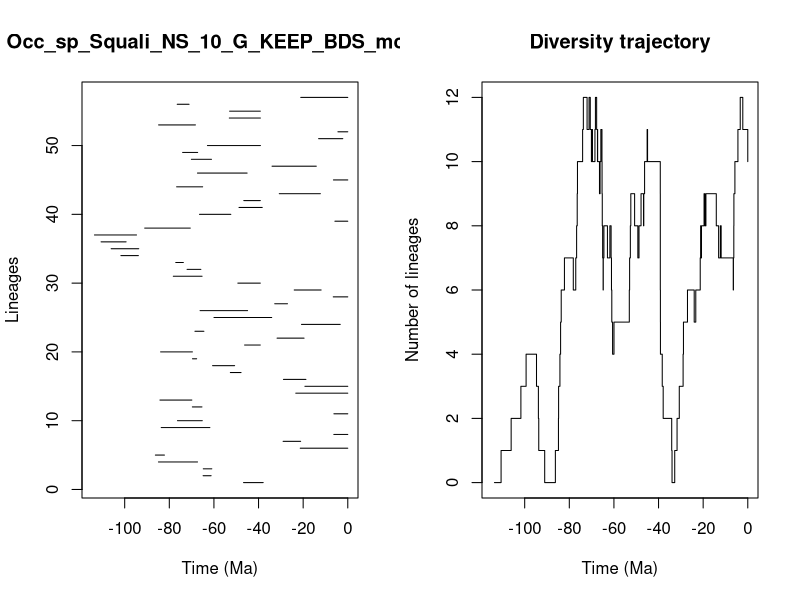

R code for this plot:


pdf(file='../Results/Species_NS/5_MA_bins_EXT_EP/pyrate_mcmc_logs/Occ_sp_Squali_NS_10_G_KEEP_BDS_mcmc_LTT.pdf',width=0.6*20, height=0.6*10)
title = "Occ_sp_Squali_NS_10_G_KEEP_BDS_mcmc"
ts=c(46.726702291964685, 64.84645715166889,64.77023619399915,84.86626188197755,86.24670773059255,21.317093095817956,28.988551799321503,6.260618203369019,83.62666407609065,76.34324504344076,6.221010673196658,69.66777349192074,84.20477864390605,23.307994442430328,19.21626166546548,28.83309789358969,52.63730488084269,60.60281560320528,69.60780264623024,83.90505616135866,46.25570156458865,31.69961133530764,68.50809562775834,20.75141737562371,59.97680525362446,66.20349009622811,32.74607185281742,6.515206189881057,24.01479819991549,49.28001550741465,78.2118317885072,72.0358005541242,77.10904136669488,101.70232644351252,106.06803646878262,110.58134839772845,113.55225107649171,91.03048327686126,5.770637766510501,66.47623209106646,48.75673512106084,46.61221508475887,30.705719496746607,76.7239363918809,6.4310331155621485,67.37828412090057,33.94892228861249,70.10055603766612,74.03492466432095,62.90694327605251,13.069886944517528,4.417017008927135,84.8003368289107,53.10458005591679,52.96660098276007,76.45577827949505,21.079774851964057)
te=c(37.919751336824525, 61.263187057046395,60.95074263841205,67.35346747482727,82.18442725399389,0.0,21.132349411779387,0.0,61.81790886993245,65.22369207308184,0.0,65.36084197131343,69.89653632455448,0.0,0.0,18.765455813123108,47.84046066025998,50.725513423345866,67.74477504291535,69.64244824093097,39.2214870454393,19.593050075979928,64.49112305551847,3.3828677251191848,34.09854000992287,44.9202217443949,27.029341342140437,0.0,11.934943522647334,39.20726564074408,65.31646475798121,65.85859846595676,73.70611396995045,93.85706552340203,93.69665639590252,99.36842629692892,94.7051739774541,70.59726893804192,0.0,52.42877522368627,38.34174746697997,39.207282205052984,12.290589389637383,65.05415335908286,0.0,45.11353727579677,14.114846208307801,61.098803978277445,67.29315879363153,39.15141009930292,2.236010175234479,0.0,68.29115047568158,39.169774625261226,39.20980726321711,71.14651248475714,0.0)
div_traj=c(0, 1,2,3,4,3,2,1,0,1,2,3,4,5,6,7,6,7,8,9,10,11,12,11,12,11,10,11,10,11,10,11,12,11,10,11,10,9,10,11,10,9,8,7,6,7,8,7,8,7,6,5,4,5,6,7,8,9,8,7,8,9,8,9,10,11,10,9,8,7,6,5,4,3,2,1,0,1,2,3,4,5,6,5,6,7,8,7,8,9,8,9,8,7,8,7,6,7,8,9,10,11,12,11,10)
time_events=c(113.55225107649171, 110.58134839772845,106.06803646878262,101.70232644351252,99.36842629692892,94.7051739774541,93.85706552340203,93.69665639590252,91.03048327686126,86.24670773059255,84.86626188197755,84.8003368289107,84.20477864390605,83.90505616135866,83.62666407609065,82.18442725399389,78.2118317885072,77.10904136669488,76.7239363918809,76.45577827949505,76.34324504344076,74.03492466432095,73.70611396995045,72.0358005541242,71.14651248475714,70.59726893804192,70.10055603766612,69.89653632455448,69.66777349192074,69.64244824093097,69.60780264623024,68.50809562775834,68.29115047568158,67.74477504291535,67.37828412090057,67.35346747482727,67.29315879363153,66.47623209106646,66.20349009622811,65.85859846595676,65.36084197131343,65.31646475798121,65.22369207308184,65.05415335908286,64.84645715166889,64.77023619399915,64.49112305551847,62.90694327605251,61.81790886993245,61.263187057046395,61.098803978277445,60.95074263841205,60.60281560320528,59.97680525362446,53.10458005591679,52.96660098276007,52.63730488084269,52.42877522368627,50.725513423345866,49.28001550741465,48.75673512106084,47.84046066025998,46.726702291964685,46.61221508475887,46.25570156458865,45.11353727579677,44.9202217443949,39.2214870454393,39.20980726321711,39.207282205052984,39.20726564074408,39.169774625261226,39.15141009930292,38.34174746697997,37.919751336824525,34.09854000992287,33.94892228861249,32.74607185281742,31.69961133530764,30.705719496746607,28.988551799321503,28.83309789358969,27.029341342140437,24.01479819991549,23.307994442430328,21.317093095817956,21.132349411779387,21.079774851964057,20.75141737562371,19.593050075979928,19.21626166546548,18.765455813123108,14.114846208307801,13.069886944517528,12.290589389637383,11.934943522647334,6.515206189881057,6.4310331155621485,6.260618203369019,6.221010673196658,5.770637766510501,4.417017008927135,3.3828677251191848,2.236010175234479,0.0)
                par(mfrow=c(1,2))
                L = length(ts)
                plot(ts, 1:L , xlim=c(-max(ts)-1,0), pch=20, type="n", main=title,xlab="Time (Ma)",ylab="Lineages")
                for (i in 1:L){segments(x0=-te[i],y0=i,x1=-ts[i],y1=i)}    
                t = -time_events
                plot(div_traj ~ t,type="s", main = "Diversity trajectory",xlab="Time (Ma)",ylab="Number of lineages",xlim=c(-max(ts)-1,0))
                abline(v=c(65,200,251,367,445),lty=2,col="gray")
                
